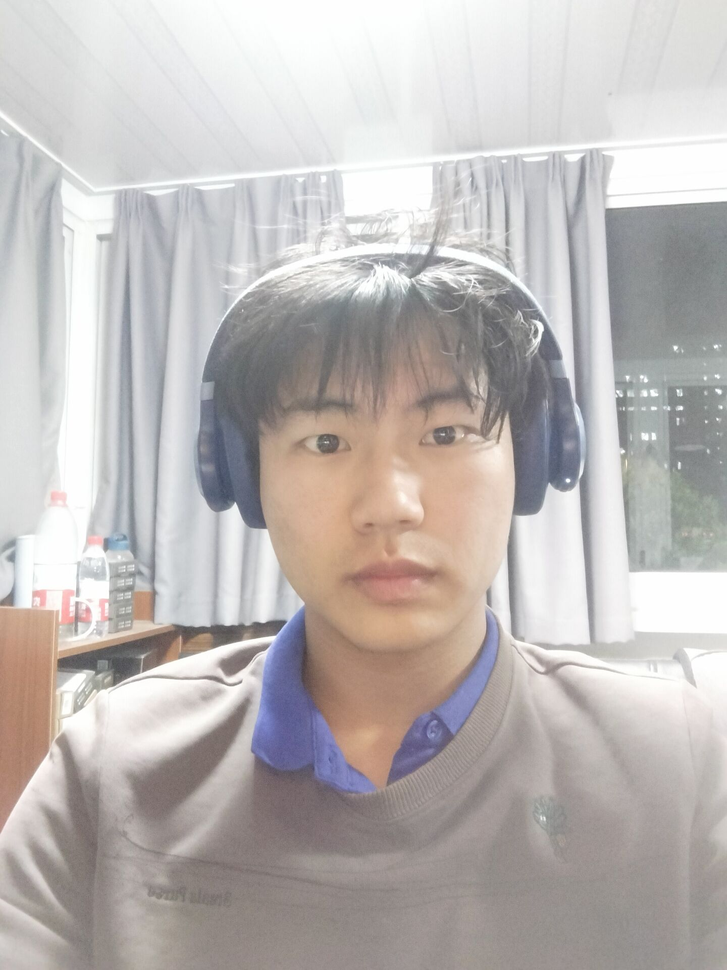
#> input picture Hog_face_detection/photo1.png, 727 x 970 px, shrunk from 1440 x 1920 before the run, given in place of street.mp4, which was not available
$ python shadow_green.py
#> lines starting #> are read from the running program, lines starting #| are printed output that depends on the picture; pictures that were not available may be replaced by others from this repository, and a replacement may not be noted
import numpy as np
import cv2 as cv

algo_method = "MOG2"
if algo_method == "MOG2":
    backSub = cv.createBackgroundSubtractorMOG2(history=500, varThreshold=50, detectShadows=False)
else:
    backSub = cv.createBackgroundSubtractorKNN()

kernel = cv.getStructuringElement(cv.MORPH_ELLIPSE, (3, 3))
cap = cv.VideoCapture('Sample Input Output/street.mp4')  # 视频文件 'Sample Input Output/move.mp4'

alpha = 0.4
beta = 0.6  # HSV空间判别阴影的条件之一，[0,1]
t_s = 0.1
t_h = 0.5

while cap.isOpened():  # 循环读取视频帧，直到视频结束或手动退出
    ret, frame = cap.read()  # 读取一帧图像，ret ，bool值，表示是否成功读取一帧图像。
#> frame is the input picture: shape (970, 727, 3); mean B, G, R 182.1, 183.9, 189.3
    cv.imshow('Frame_std', frame)
    if ret:
        (SP_B0, SP_G0, SP_R0) = cv.split(frame)  # 将每帧的颜色通道传给二维数组
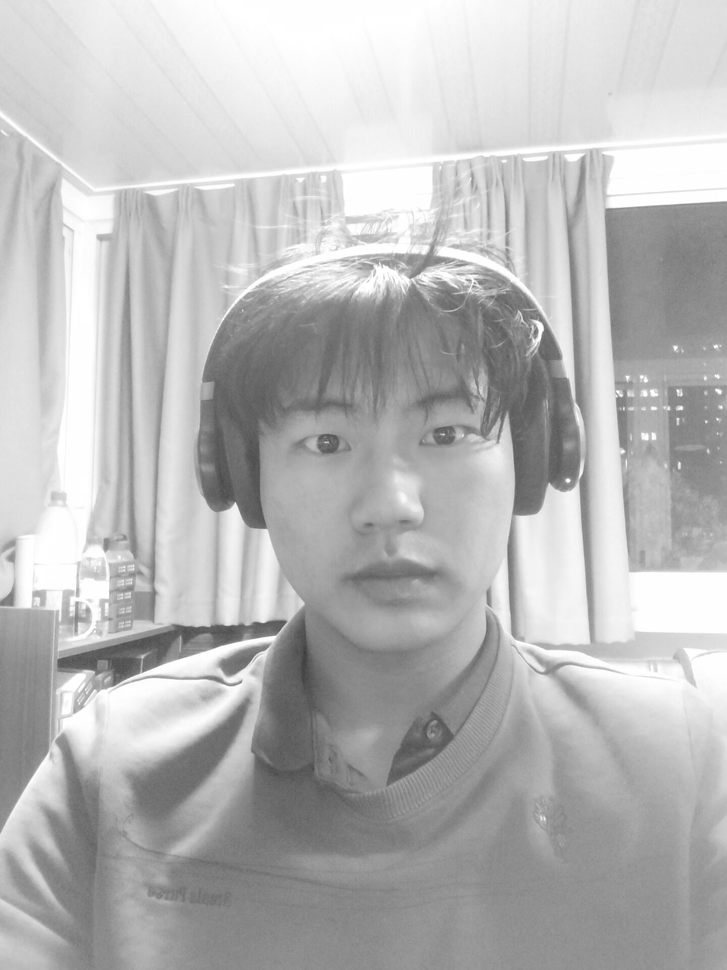
#> SP_G0: shape (970, 727); min 60, max 255, mean 183.9
        fgMask = backSub.apply(frame)
#> fgMask: shape (970, 727); every value is 255
        # 消除掩膜毛刺和细微干扰
        fgMask = cv.morphologyEx(fgMask, cv.MORPH_OPEN, kernel)
        deobject = cv.add(frame, frame, mask=fgMask)  # 白色为255,帧差法
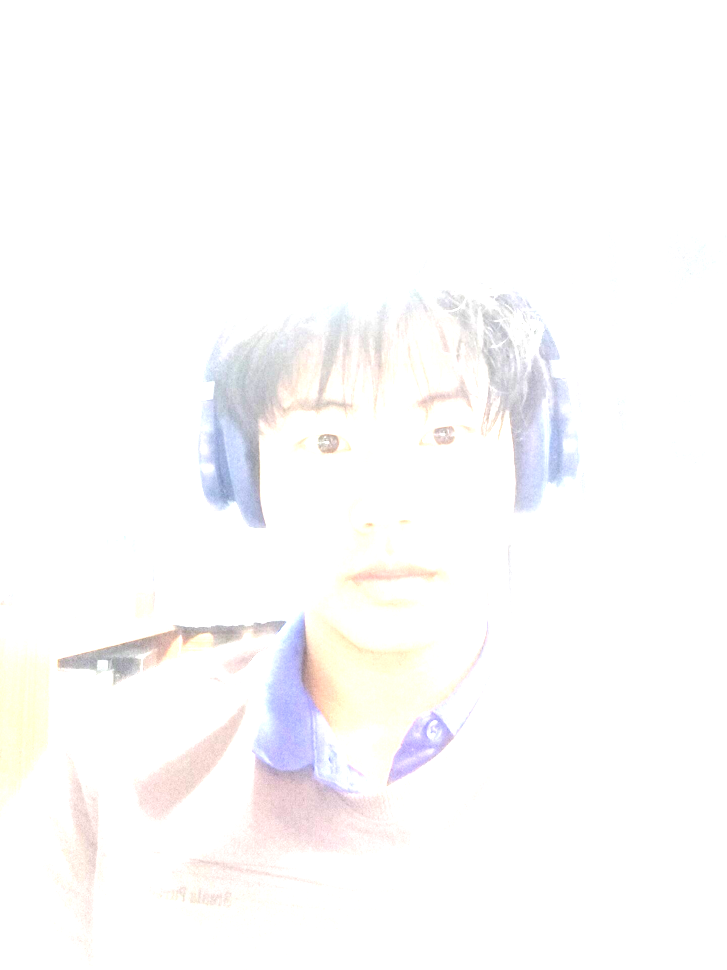
#> deobject: shape (970, 727, 3); mean B, G, R 251.7, 251.5, 252.3
        # 获取背景图像
        background = backSub.getBackgroundImage()  # cv.bitwise_and(frame, frame, mask=cv.bitwise_not(fgMask))
        #   在HSV空间判断是否为阴影
        hsv_frame = cv.cvtColor(frame, cv.COLOR_BGR2HSV)
#> hsv_frame: shape (970, 727, 3); mean H, S, V 50, 18.8, 192.2
        h_f, s_f, v_f = hsv_frame[:, :, 0], hsv_frame[:, :, 1], hsv_frame[:, :, 2]
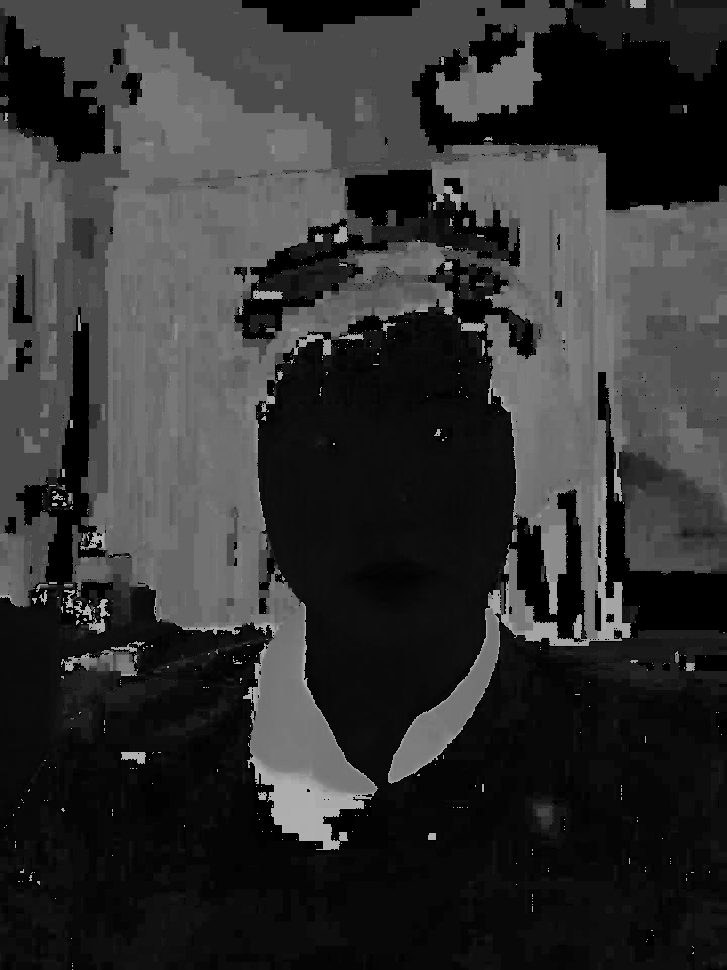
#> h_f: shape (970, 727); min 0, max 179, mean 50
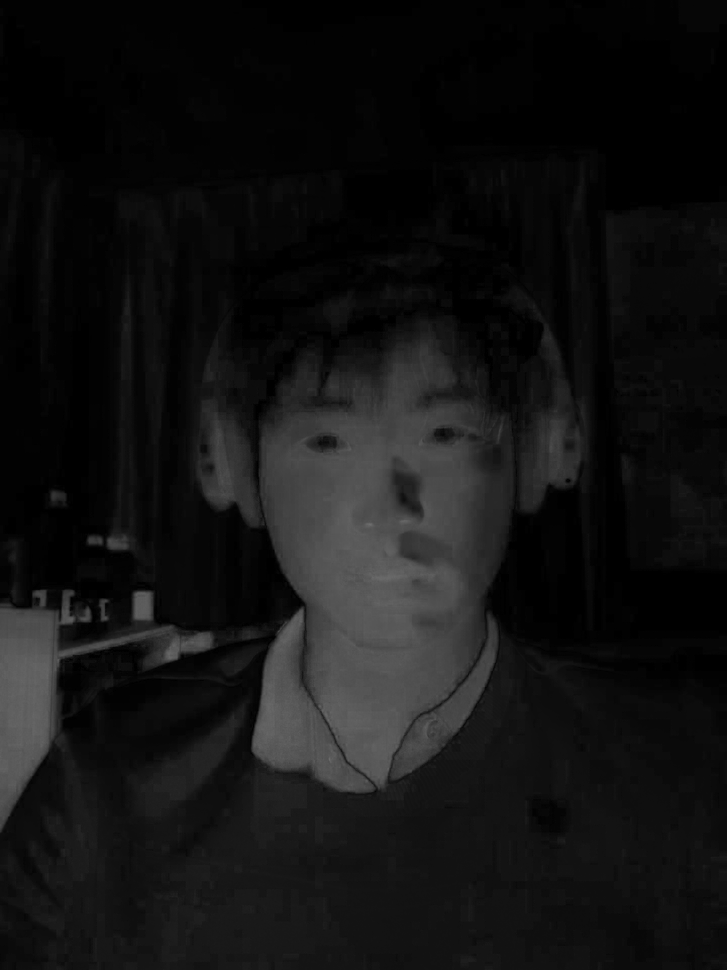
#> s_f: shape (970, 727); min 0, max 110, mean 18.8
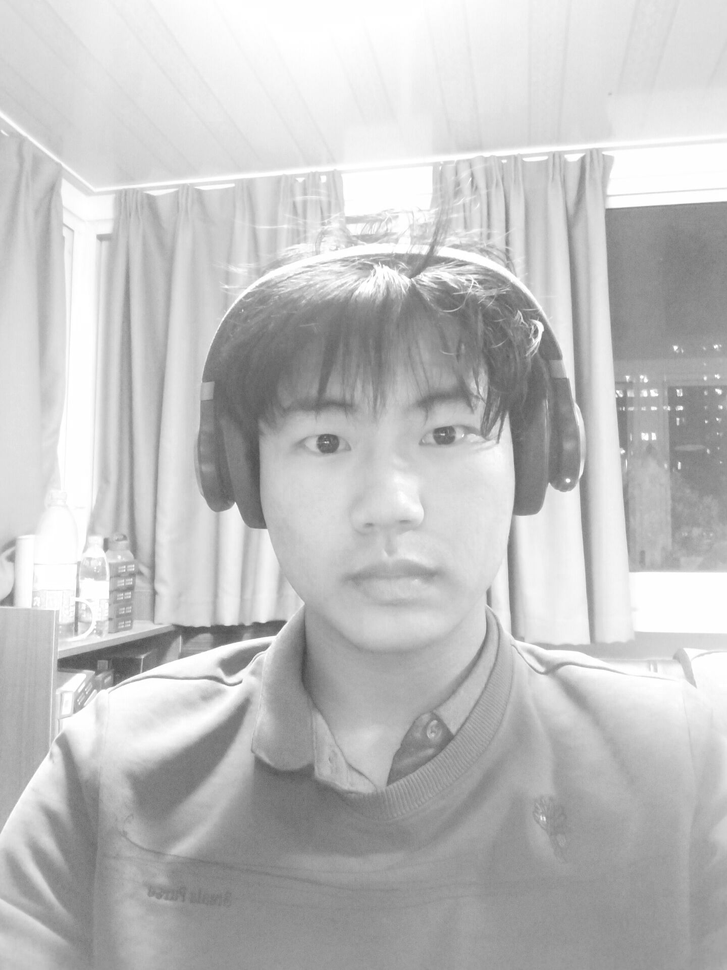
#> v_f: shape (970, 727); min 72, max 255, mean 192.2
        # 归一化饱和度值
        s_f = s_f / 255.0
        h_f = h_f / 360.0
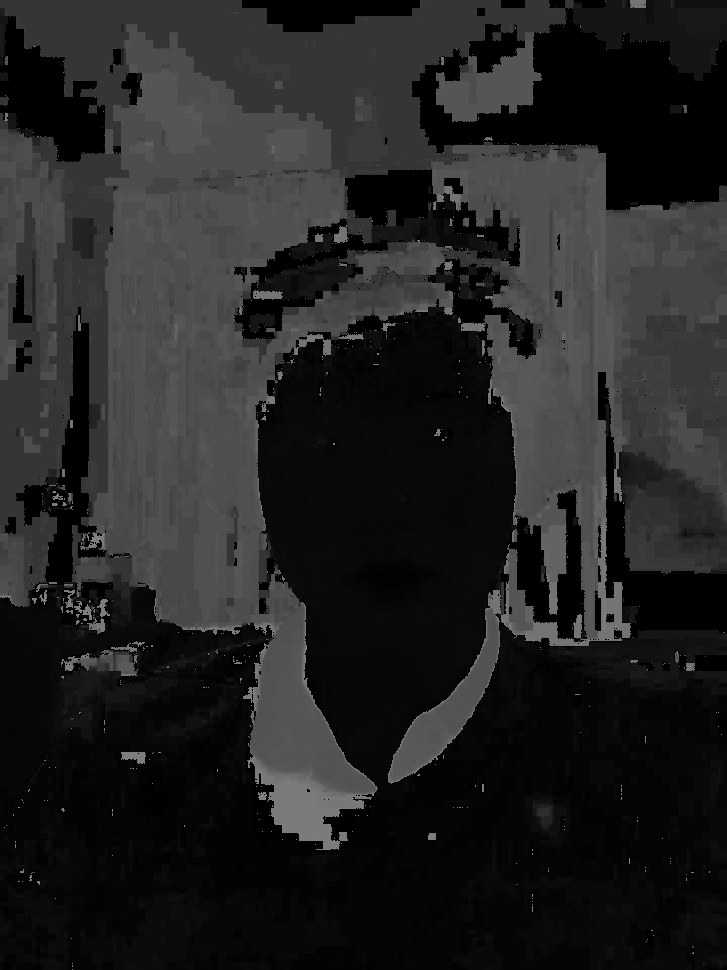
#> h_f: shape (970, 727) float64; min 0, max 0.497, mean 0.139
        hsv_background = cv.cvtColor(background, cv.COLOR_BGR2HSV)
        h_b, s_b, v_b = hsv_background[:, :, 0], hsv_background[:, :, 1], hsv_background[:, :, 2]
        s_b = s_b / 255.0
        h_b = h_b / 360.0

        # 计算两个矩阵对应位置的绝对差值和相反数的绝对差值
        diff_hf_hb = np.abs(h_f - h_b)
#> diff_hf_hb: shape (970, 727) float64; every value is 0
        inverse_diff_hf_hb = 1 - np.abs(h_f - h_b)
#> inverse_diff_hf_hb: shape (970, 727) float64; every value is 1

        # 创建一个新矩阵，取两个操作结果对应位置的较小值
        new_matrix = np.minimum(diff_hf_hb, inverse_diff_hf_hb)
        # HSV空间影子判断条件
        mask1 = new_matrix <= t_h
#> mask1: shape (970, 727) bool; every value is 1
        mask2 = s_f - s_b <= t_s
        mask3 = alpha <= v_f / v_b
        mask4 = v_f / v_b <= beta
#> mask4: shape (970, 727) bool; every value is 0

        mask = mask1 & mask2 & mask3 & mask4

        # 将影子部分变为绿色
        SP_B0[mask] = 0
        SP_G0[mask] = 255
        SP_R0[mask] = 0


        frame[:, :, 0] = SP_B0[:, :]  # B通道
        frame[:, :, 1] = SP_G0[:, :]  # G通道
        frame[:, :, 2] = SP_R0[:, :]  # R通道
        cv.imshow('shadow_green', frame)

        keyboard = cv.waitKey(20)  # 等待用户按键输入，设置延迟时间为20毫秒
#> (key q is pressed here)
        if keyboard & 0xff == ord('q'):  # 显然只需要低8位包含asc码的有效信息
            break  # 退出循环
    else:
        break

cap.release()  # 释放视频对象
cv.destroyAllWindows()  # 关闭所有窗口
